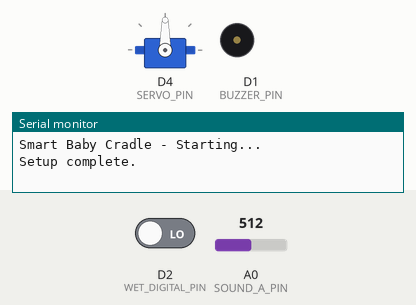
A sketch run on a simulated ESP8266 (NodeMCU). Shown: servo, buzzer (waves = sounding, pin HIGH), the last lines printed to the serial monitor. Inputs (shaded band) come from the test bench; at power-on: D2 (WET_DIGITAL_PIN) LOW, A0 (SOUND_A_PIN) = 512. WiFi joins after 1.5 s; servers stay silent unless stated; not simulated (calls return 0 or success): wifi_config.h.

Above: at 3.0 s.
3.1 s: D2 (WET_DIGITAL_PIN) driven HIGH
At 3.9 s:
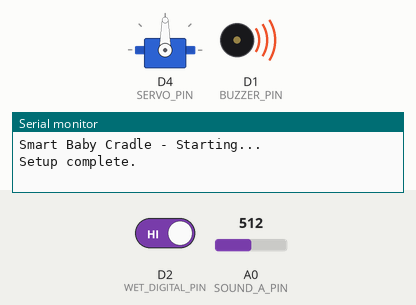
4.7 s: D2 (WET_DIGITAL_PIN) driven LOW
At 30.9 s:
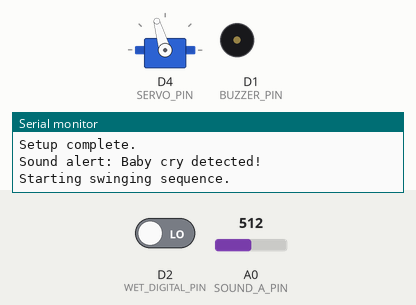
At 31.5 s:
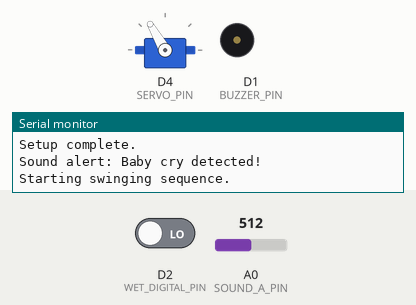
Timing chart, 0 to 32.5 s (numbered marks = the images above; inputs shaded):
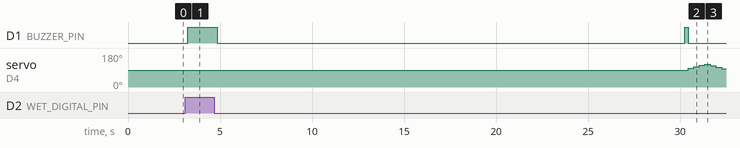

Measured:
- after the input at 3.1 s, D1 (BUZZER_PIN): LOW → HIGH after 0.15 s
- after the input at 4.7 s, D1 (BUZZER_PIN): HIGH → LOW after 0.15 s, → HIGH 25.4 s later, → LOW 0.20 s later
- by itself, servo on D4 (SERVO_PIN): rises from 90° to 120° in 0.90 s, then falls to 96° in 0.90 s

The sketch:

SmartCradle.ino
```cpp
/*
  SmartCradle.ino
  Smart Baby Cradle Monitoring System (ESP8266 NodeMCU)
  - Uses: Sound sensor (A0), Wet sensor (D2 digital), Buzzer (D1), Servo (D4)
  - Blynk (legacy) used for notifications and telemetry
  - wifi_config.h is NOT included in repo; copy wifi_config.h.example to wifi_config.h and fill it.

  Pins (as used in this project):
   - SOUND_A_PIN    -> A0 (analog)
   - WET_DIGITAL_PIN -> D2
   - BUZZER_PIN -> D1
   - SERVO_PIN -> D4

  Created: 2025
  Author: {author_name}
*/

#include <Arduino.h>
#include <ESP8266WiFi.h>
#include <BlynkSimpleEsp8266.h>
#include <Servo.h>
#include "wifi_config.h"   // Local file: create from wifi_config.h.example (do NOT commit real wifi_config.h)

//
// === User-configurable thresholds & timings ===
//
const int SOUND_SAMPLES = 50;
int soundThreshold = 400;      // analog threshold for cry detection (0-1023). Calibrate with serial.
unsigned long soundDetectMillis = 0;
const unsigned long SOUND_MIN_ACTIVE_MS = 1000; // require sound above threshold for this ms before triggering

const unsigned long ALERT_COOLDOWN_MS = 30UL * 1000UL; // 30 seconds between same alerts
unsigned long lastSoundAlert = 0;
unsigned long lastWetAlert = 0;

// Pins (NodeMCU pin names)
const int SOUND_A_PIN = A0;   // Analog pin for sound sensor
const int WET_DIGITAL_PIN = D2; // Digital output of wet sensor (D0 from sensor mapped to NodeMCU D2)
const int BUZZER_PIN = D1;    // Buzzer (+)
const int SERVO_PIN = D4;     // Servo signal

// Blynk virtual pins
const int V_SOUND_ALERT = V1;
const int V_WET_ALERT = V2;
const int V_SOUND_LEVEL = V3;
const int V_WET_LEVEL = V4;
const int V_SERVO_STATE = V5; // show servo swinging state

// Servo control
Servo cradleServo;
int servoAngle = 90;         // neutral position
bool swinging = false;
unsigned long swingStart = 0;
const unsigned long SWING_DURATION_MS = 5UL * 1000UL; // swing for 5 seconds
unsigned long lastSwingMove = 0;
const unsigned long SWING_MOVE_INTERVAL = 300; // ms between servo position updates
int swingDir = 1;

// Wi-Fi reconnection params handled internally by Blynk

BlynkTimer timer;

// --- Exponential moving average for smoothing sound ---
float soundEMA = 0.0;
const float EMA_ALPHA = 0.08;

void checkSensors();
void triggerSoundAlert();
void triggerWetAlert();
void startSwinging();
void stopSwinging();
void updateServo();

void setup() {
  Serial.begin(115200);
  delay(50);
  Serial.println();
  Serial.println("Smart Baby Cradle - Starting...");

  // Pins
  pinMode(WET_DIGITAL_PIN, INPUT);
  pinMode(BUZZER_PIN, OUTPUT);
  digitalWrite(BUZZER_PIN, LOW);

  // Servo
  cradleServo.attach(SERVO_PIN);
  cradleServo.write(servoAngle); // start at neutral

  // Blynk init
  Blynk.begin(BLYNK_AUTH, WIFI_SSID, WIFI_PASS);

  // Timer: poll sensors at 200ms
  timer.setInterval(200L, checkSensors);

  // Periodic telemetry to blynk every 2s
  timer.setInterval(2000L, []() {
    float slevel = analogRead(SOUND_A_PIN); // 0-1023
    Blynk.virtualWrite(V_SOUND_LEVEL, (int)slevel);
    int wet = digitalRead(WET_DIGITAL_PIN);
    Blynk.virtualWrite(V_WET_LEVEL, wet);
    Blynk.virtualWrite(V_SERVO_STATE, swinging ? 1 : 0);
  });

  Serial.println("Setup complete.");
}

void loop() {
  Blynk.run();
  timer.run();
  updateServo();
}

void checkSensors() {
  // Read analog sound sensor and smooth it
  int rawSound = analogRead(SOUND_A_PIN);
  soundEMA = (EMA_ALPHA * rawSound) + (1 - EMA_ALPHA) * soundEMA;

  unsigned long now = millis();
  if (soundEMA > soundThreshold) {
    if (soundDetectMillis == 0) soundDetectMillis = now;
    else if (now - soundDetectMillis >= SOUND_MIN_ACTIVE_MS) {
      if (now - lastSoundAlert > ALERT_COOLDOWN_MS) {
        triggerSoundAlert();
        lastSoundAlert = now;
      }
      soundDetectMillis = 0; // reset detection
    }
  } else {
    soundDetectMillis = 0;
  }

  // Wet sensor digital read (D2)
  int wetDigital = digitalRead(WET_DIGITAL_PIN);
  if (wetDigital == HIGH) { // sensor detects water
    // turn buzzer ON while wet
    digitalWrite(BUZZER_PIN, HIGH);
    if (now - lastWetAlert > ALERT_COOLDOWN_MS) {
      triggerWetAlert(); // sends blynk notify and telemetry
      lastWetAlert = now;
    }
  } else {
    // turn buzzer OFF when no wetness
    digitalWrite(BUZZER_PIN, LOW);
  }
}

void triggerSoundAlert() {
  Serial.println("Sound alert: Baby cry detected!");
  // start cradle swinging
  startSwinging();

  // Notify via Blynk
  Blynk.notify("Baby crying detected — cradle swinging.");

  // telemetry
  Blynk.virtualWrite(V_SOUND_ALERT, 1);

  // Short feedback beep
  digitalWrite(BUZZER_PIN, HIGH);
  delay(200);
  digitalWrite(BUZZER_PIN, LOW);
}

void triggerWetAlert() {
  Serial.println("Wet alert: Moisture detected!");

  // Notify via Blynk
  Blynk.notify("Cradle wet! Please check the baby.");

  // telemetry
  Blynk.virtualWrite(V_WET_ALERT, 1);
}

// Start swinging routine (non-blocking)
void startSwinging() {
  swinging = true;
  swingStart = millis();
  lastSwingMove = 0;
  swingDir = 1;
  Serial.println("Starting swinging sequence.");
}

// Stop swinging
void stopSwinging() {
  swinging = false;
  servoAngle = 90;
  cradleServo.write(servoAngle);
  Serial.println("Stopped swinging sequence.");
}

void updateServo() {
  if (!swinging) return;

  unsigned long now = millis();
  if (now - swingStart > SWING_DURATION_MS) {
    stopSwinging();
    return;
  }

  if (now - lastSwingMove < SWING_MOVE_INTERVAL) return;

  // oscillate servo between 60 and 120 degrees
  const int MIN_ANGLE = 60;
  const int MAX_ANGLE = 120;
  const int STEP = 8;

  servoAngle += swingDir * STEP;
  if (servoAngle >= MAX_ANGLE) {
    servoAngle = MAX_ANGLE;
    swingDir = -1;
  } else if (servoAngle <= MIN_ANGLE) {
    servoAngle = MIN_ANGLE;
    swingDir = 1;
  }
  cradleServo.write(servoAngle);
  lastSwingMove = now;
}
```
